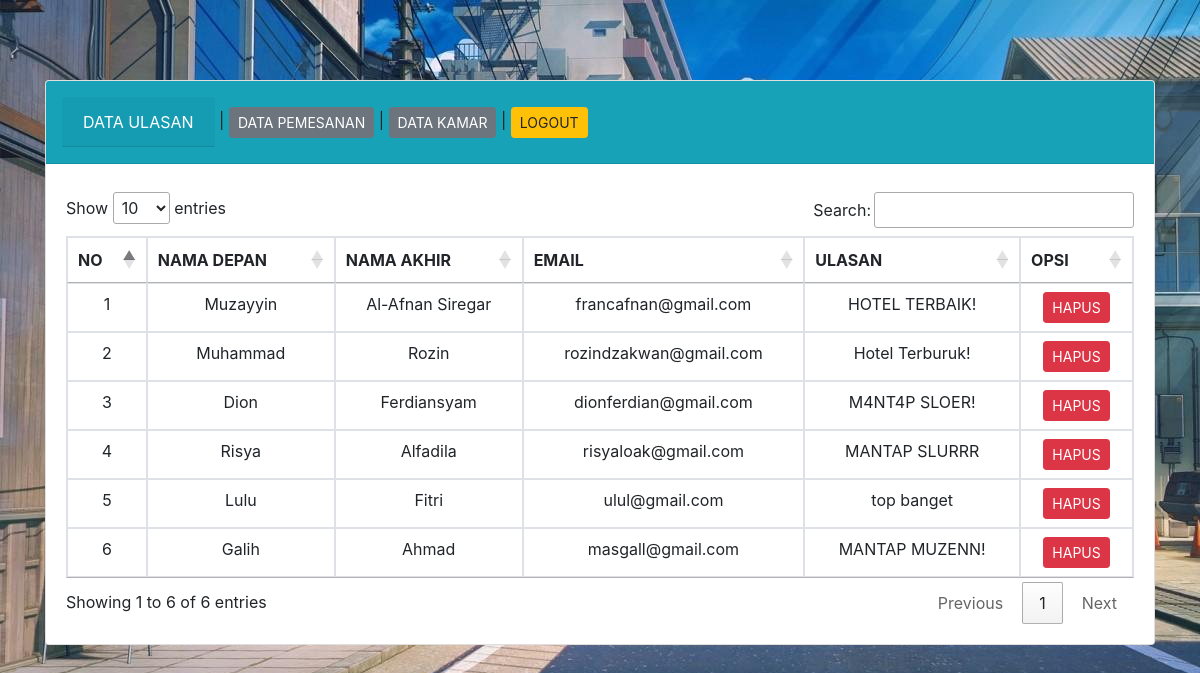
Page /atlantis/admin/tb_contact/index.php (signed in) on the committed database.
### tables this page shows
CREATE TABLE `tb_contact` (
  `id_nama` int(11) NOT NULL,
  `fname` varchar(25) NOT NULL,
  `lname` varchar(25) NOT NULL,
  `email` varchar(25) NOT NULL,
  `message` longtext NOT NULL
);

### atlantis/admin/databaseAdmin/dbAdmin.php (called while the page is built, shortened)
<?php
class dbAdmin{
    public $host = "localhost";
    public $username = "root";
    public $password = "";
    public $nama_db = "db_uas";
    public function __construct()
    {
        $this->connect = mysqli_connect($this->host, $this->username, $this->password, $this->nama_db);
    }
}
?>

### atlantis/admin/tb_contact/Contact.php (called while the page is built, shortened)
<?php
    include "../databaseAdmin/dbAdmin.php";
    class Contact extends dbAdmin{
        public function readUlasan(){
            $data = mysqli_query($this->connect, "SELECT * FROM tb_contact");
            return $data;
        }
    }
?>

### atlantis/admin/tb_contact/index.php (the view, shortened to what this page needs)
<?php
  include "Contact.php";
  $data = new Contact();
  $no = 1;
?>
<!doctype html>
<html lang="en">
  <head>
    <link rel="stylesheet" href="https://stackpath.bootstrapcdn.com/bootstrap/4.4.1/css/bootstrap.min.css">
    <link rel="stylesheet" href="//cdn.datatables.net/1.10.20/css/jquery.dataTables.min.css">
  </head>
  <body style="background: url(wp4632219-scenery-anime-aesthetic-wallpapers.jpg); background-attachment: fixed;">
    <div class="container" style="margin-top: 80px">
      <div class="row">
        <div class="col-md-12">
          <div class="card">
            <div class="p-3 mb-2 bg-info card-header">
                <a href="#" class="text-white card-header btn">DATA ULASAN</a> |
                <a href="../tb_pemesanan/index.php" class="btn btn-secondary btn-sm">DATA PEMESANAN</a> |
                <a href="../tb_rooms/index.php" class="btn btn-secondary btn-sm">DATA KAMAR</a> |
                <a href="logout.php" class="btn btn-warning btn-sm">LOGOUT</a>
            </div>
            <div class="card-body">
              <table class="table table-bordered" id="myTable">
                <thead align="center">
                  <tr>
                    <th scope="col">NO</th>
                    <th scope="col">NAMA DEPAN</th>
                    <th scope="col">NAMA AKHIR</th>
                    <th scope="col">EMAIL</th>
                    <th scope="col">ULASAN</th>
                    <th scope="col">OPSI</th>
                  </tr>
                </thead>
                <tbody>
                <?php foreach($data->readUlasan() as $key) : ?>
                  <tr align="center">
                      <td><?php echo $no++ ?></td>
                      <td><?php echo $key['fname'] ?></td>
                      <td><?php echo $key['lname'] ?></td>
                      <td><?php echo $key['email'] ?></td>
                      <td><?php echo $key['message'] ?></td>
                      <?php $id = $key['id_nama'] ?>
                      <td class="text-center"><a class="btn btn-sm btn-danger" href="checkingGet.php?act=delete&cek=tb_contact&id_nama=<?php echo $id ?>">HAPUS</a></td>
                  <?php endforeach; ?>
                  </tr>
                </tbody>
              </table>
            </div>
          </div>
      </div>
    </div>
  </body>
</html>

### rows in the picture
tb_contact: fname "Muzayyin", lname "Al-Afnan Siregar", email "francafnan@gmail.com", message "HOTEL TERBAIK!"
tb_contact: fname "Muhammad", lname "Rozin", email "rozindzakwan@gmail.com", message "Hotel Terburuk!"
tb_contact: fname "Dion", lname "Ferdiansyam", email "dionferdian@gmail.com", message "M4NT4P SLOER!"
tb_contact: fname "Risya", lname "Alfadila", email "risyaloak@gmail.com", message "MANTAP SLURRR"
tb_contact: fname "Lulu", lname "Fitri", email "ulul@gmail.com", message "top banget"
tb_contact: fname "Galih", lname "Ahmad", email "masgall@gmail.com", message "MANTAP MUZENN!"
